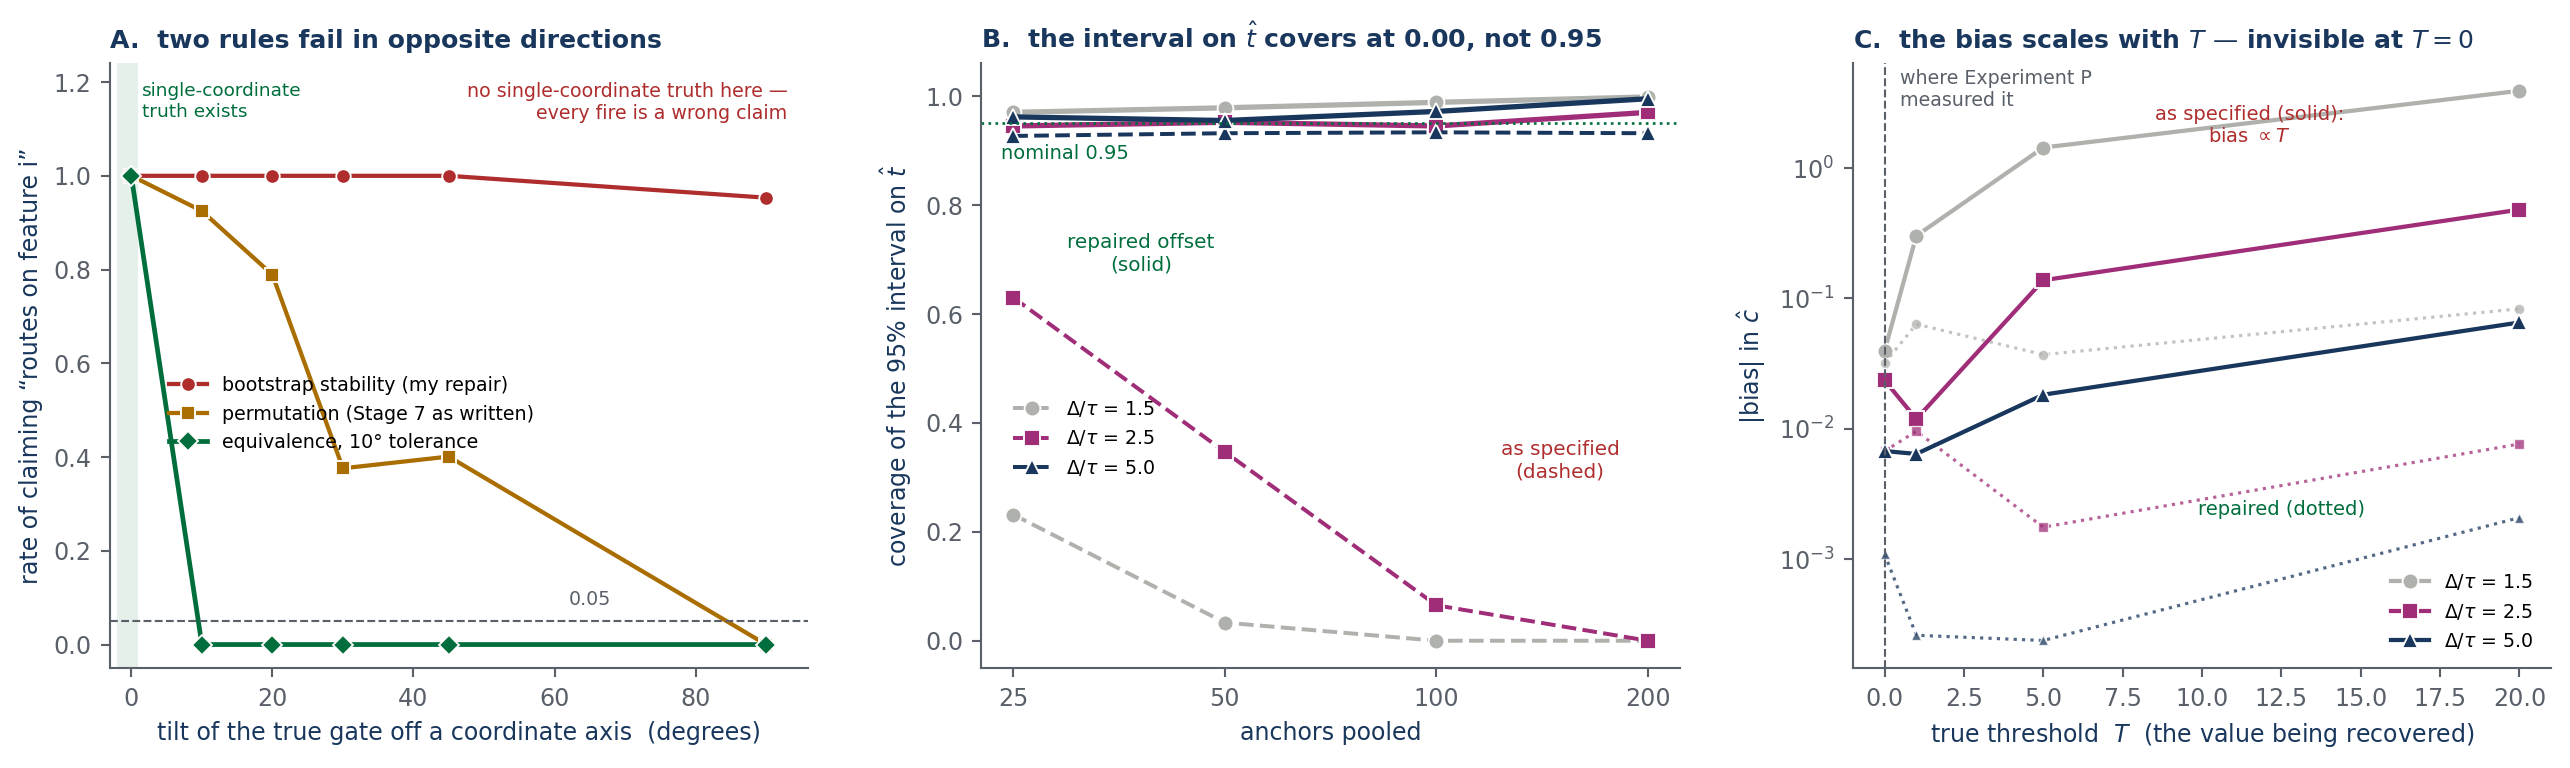

Source code (Python):
"""
Figure for Experiment T -- axis dominance and t_hat.

  Left    the three dominance rules against the gate's tilt off a coordinate axis.
          Above 0 degrees every fire is a WRONG claim, not a weak one.
  Centre  interval coverage on t_hat: the offset as specified against the repair.
  Right   where the bias comes from -- it scales with the threshold's own value, which
          is why Experiment P could not see it at c_true = 0.

Palette matches the method notes (boundary_recovery_v5.tex).
"""
import os

import numpy as np
import pandas as pd
import matplotlib
matplotlib.use("Agg")
import matplotlib.pyplot as plt

HERE = os.path.dirname(os.path.abspath(__file__))

NAVY, MUTED, OKGREEN = "#19375C", "#5A6069", "#006E3C"
SPECBLUE, NEWMAG, AMBER, LIMRED, LG = "#2A78D6", "#A02D78", "#AA6E00", "#AF2D2D", "#AFB1AC"

plt.rcParams.update({
    "font.family": "sans-serif", "font.size": 9,
    "axes.edgecolor": MUTED, "axes.labelcolor": NAVY, "axes.titlecolor": NAVY,
    "xtick.color": MUTED, "ytick.color": MUTED,
    "axes.spines.top": False, "axes.spines.right": False,
    "figure.facecolor": "white", "axes.titlesize": 9.5, "axes.titleweight": "bold",
})


def main():
    ax_df = pd.read_csv(os.path.join(HERE, "axis_dominance_rows.csv"))
    tc = pd.read_csv(os.path.join(HERE, "that_coverage_rows.csv"))
    ob = pd.read_csv(os.path.join(HERE, "offset_bias_rows.csv"))

    fig, axes = plt.subplots(1, 3, figsize=(13.6, 4.15))

    # ------------------------------------------------------------- panel A
    ax = axes[0]
    s = ax_df[(ax_df.N == 100) & (ax_df.dt_ratio == 2.5)]
    g = s.groupby("theta_deg").mean(numeric_only=True).reset_index().sort_values("theta_deg")
    ax.axvspan(-2, 0.9, color=OKGREEN, alpha=0.10, lw=0)
    ax.text(1.5, 1.20, "single-coordinate\ntruth exists", fontsize=7.0, color=OKGREEN,
            ha="left", va="top")
    ax.text(93, 1.20, "no single-coordinate truth here —\nevery fire is a wrong claim",
            fontsize=7.2, color=LIMRED, ha="right", va="top")
    ax.plot(g.theta_deg, g.fire_boot, "-o", color=LIMRED, ms=5.5, lw=1.6,
            label="bootstrap stability (my repair)", mec="white", mew=0.7)
    ax.plot(g.theta_deg, g.fire_perm, "-s", color=AMBER, ms=5.5, lw=1.6,
            label="permutation (Stage 7 as written)", mec="white", mew=0.7)
    if "fire_equiv_10" in g.columns:
        ax.plot(g.theta_deg, g.fire_equiv_10, "-D", color=OKGREEN, ms=5.5, lw=1.8,
                label="equivalence, 10° tolerance", mec="white", mew=0.7)
    ax.axhline(0.05, color=MUTED, lw=0.8, ls="--")
    ax.text(62, 0.085, "0.05", fontsize=7.2, color=MUTED)
    ax.set_xlabel("tilt of the true gate off a coordinate axis  (degrees)")
    ax.set_ylabel("rate of claiming “routes on feature i”")
    ax.set_title("A.  two rules fail in opposite directions", loc="left")
    ax.set_ylim(-0.05, 1.24)
    ax.set_xlim(-3, 96)
    ax.legend(fontsize=7.2, frameon=False, loc="center left", bbox_to_anchor=(0.06, 0.42))

    # ------------------------------------------------------------- panel B
    ax = axes[1]
    g = tc.groupby(["dt", "N", "mode"]).mean(numeric_only=True).reset_index()
    style = {1.5: (LG, "o"), 2.5: (NEWMAG, "s"), 5.0: (NAVY, "^")}
    for dt, (col, mk) in style.items():
        a = g[(g.dt == dt) & (g["mode"] == "A")].sort_values("N")
        c = g[(g.dt == dt) & (g["mode"] == "C")].sort_values("N")
        ax.plot(a.N, a.coverage, "--" + mk, color=col, ms=6, lw=1.5, mec="white",
                mew=0.7, label=fr"$\Delta/\tau$ = {dt}")
        ax.plot(c.N, c.coverage, "-" + mk, color=col, ms=6, lw=2.0, mec="white", mew=0.7)
    ax.axhline(0.95, color=OKGREEN, lw=1.0, ls=":")
    ax.text(24, 0.885, "nominal 0.95", fontsize=7.4, color=OKGREEN)
    ax.text(38, 0.68, "repaired offset\n(solid)", fontsize=7.6, color=OKGREEN, ha="center")
    ax.text(150, 0.30, "as specified\n(dashed)", fontsize=7.6, color=LIMRED, ha="center")
    ax.set_xscale("log")
    ax.minorticks_off()
    ax.set_xticks([25, 50, 100, 200])
    ax.set_xticklabels(["25", "50", "100", "200"])
    ax.set_xlabel("anchors pooled")
    ax.set_ylabel(r"coverage of the 95% interval on $\hat{t}$")
    ax.set_ylim(-0.05, 1.06)
    ax.set_title(r"B.  the interval on $\hat{t}$ covers at 0.00, not 0.95", loc="left")
    ax.legend(fontsize=7.2, frameon=False, loc="center left", bbox_to_anchor=(0.02, 0.38))

    # ------------------------------------------------------------- panel C
    ax = axes[2]
    for dt, (col, mk) in style.items():
        s = ob[ob.dt == dt].sort_values("T_true")
        ax.plot(s.T_true, np.abs(s.bias_A), "-" + mk, color=col, ms=6, lw=1.6,
                mec="white", mew=0.7, label=fr"$\Delta/\tau$ = {dt}")
        ax.plot(s.T_true, np.abs(s.bias_C), ":" + mk, color=col, ms=4, lw=1.2,
                alpha=0.75, mec="white", mew=0.5)
    ax.set_yscale("symlog", linthresh=1e-3)
    ax.set_xlabel("true threshold  $T$  (the value being recovered)")
    ax.set_ylabel(r"|bias| in $\hat{c}$")
    ax.set_title(r"C.  the bias scales with $T$ — invisible at $T=0$", loc="left")
    ax.text(11.5, 1.6, "as specified (solid):\nbias $\\propto T$", fontsize=7.4,
            color=LIMRED, ha="center")
    ax.text(12.5, 0.0022, "repaired (dotted)", fontsize=7.4, color=OKGREEN, ha="center")
    ax.axvline(0.0, color=MUTED, lw=0.8, ls="--")
    ax.text(0.5, 3.0, "where Experiment P\nmeasured it", fontsize=7.2, color=MUTED)
    ax.legend(fontsize=7.2, frameon=False, loc="lower right")

    fig.tight_layout(w_pad=2.2)
    out = os.path.join(HERE, "fig_axis_that.png")
    fig.savefig(out, dpi=190, bbox_inches="tight")
    print("wrote", out)


if __name__ == "__main__":
    main()
